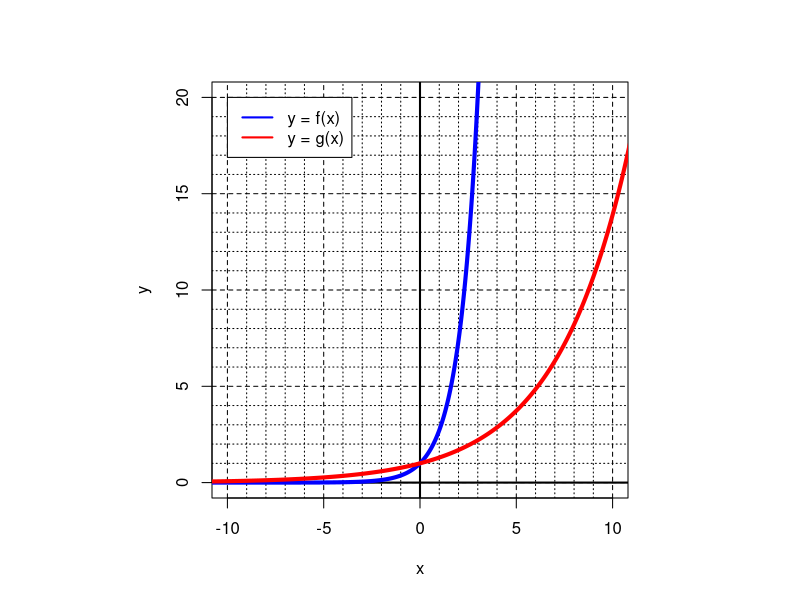

Write R code to recreate this figure.
## ---- chunk 1
b = round(sample(seq(2,4.5,0.1),1),1)
if(b<0){
  sym = "-"
} else {
  sym = ""
}
B = exp(1/b)
## ---- chunk 2
par(pty="s")
plot(0,0,type="n",xlim=c(-10,10),ylim=c(0,20),xlab="x",ylab="y")
for(i in -15:22){
  if(i%%5==0){
    abline(h=i,lty=2)
    abline(v=i,lty=2)
  } else {
    abline(h=i,lty=3)
    abline(v=i,lty=3)
  }
}
abline(h=0,lwd=2)
abline(v=0,lwd=2)
x = seq(-11,11,0.01)
y = exp(x)
lines(x,y,col="blue",lwd=4)
x = seq(-11,11,0.01)
y = exp(x/b)
lines(x,y,col="red",lwd=4)
legend(-10,20,c("y = f(x)","y = g(x)"),lwd=2,col = c("blue","red"))
